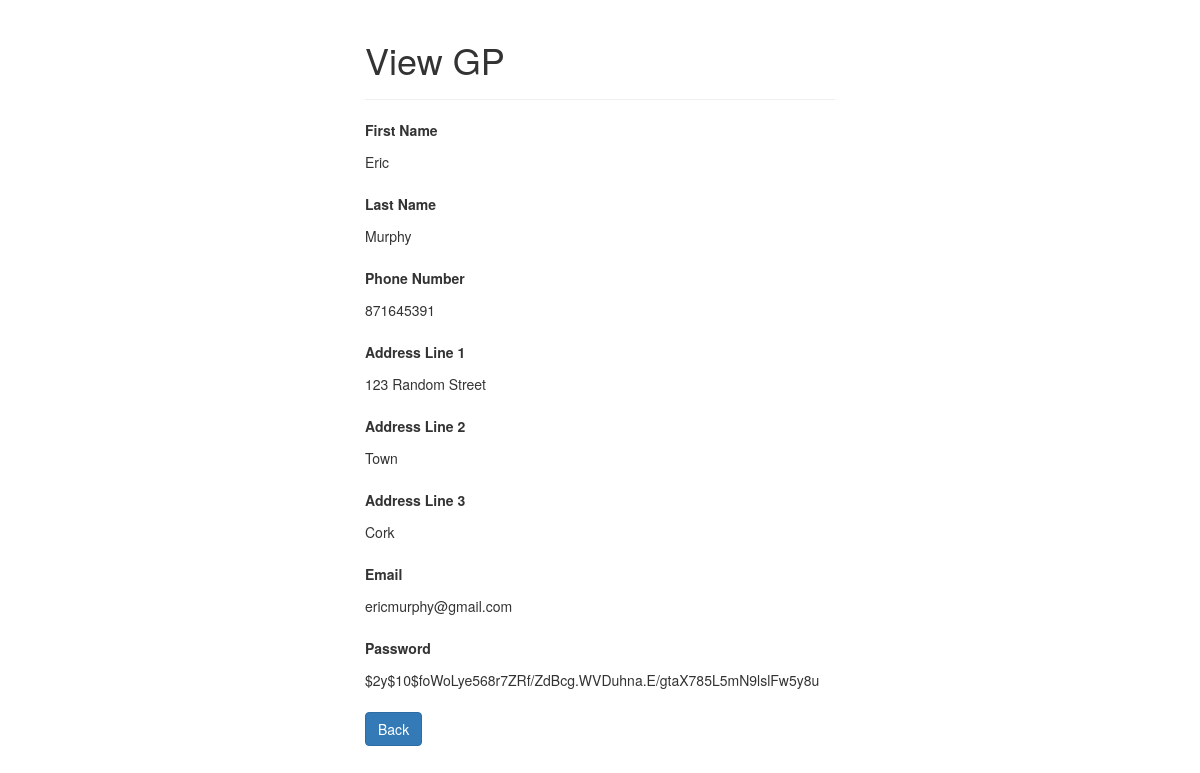
Page /scripts/ops/gp/read.php?email=ericmurphy@gmail.com on the earlier database version.
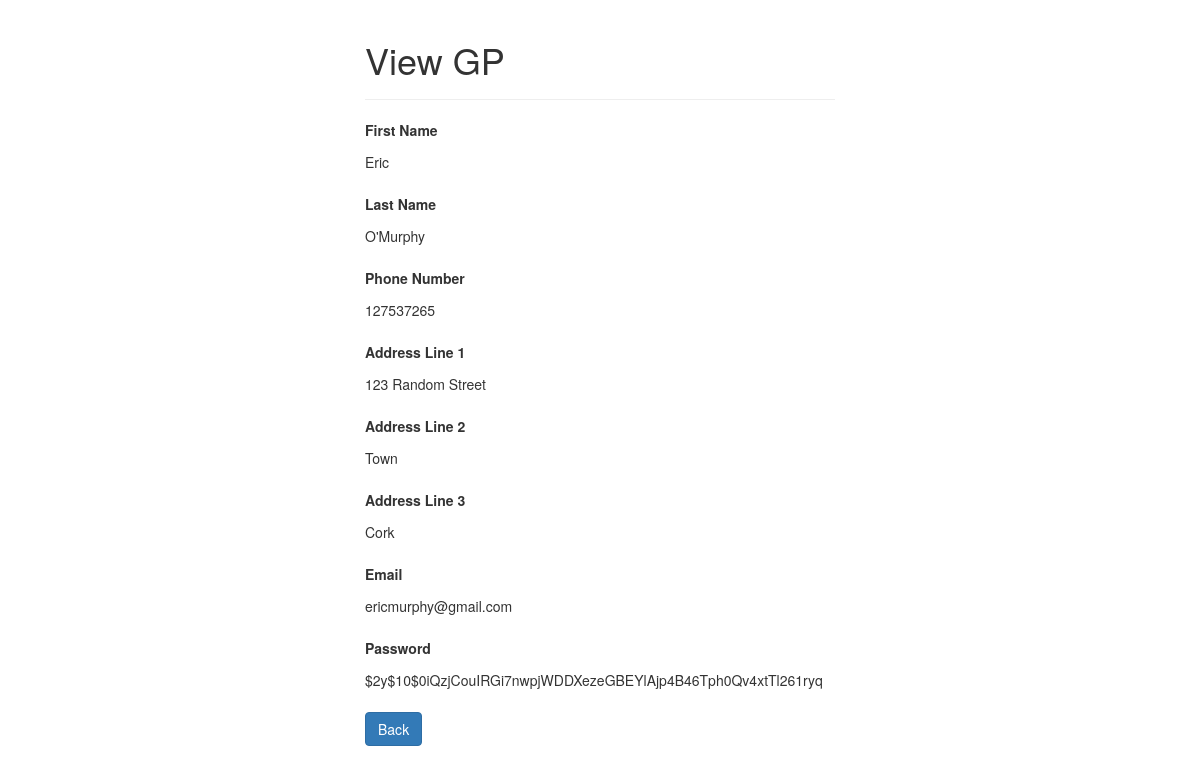
Same page on the later database version.
### tables this page shows
CREATE TABLE `gp` (
  `first_name` varchar(255) NOT NULL,
  `last_name` varchar(255) NOT NULL,
  `phone_no` int(255) NOT NULL,
  `address1` varchar(255) NOT NULL,
  `address2` varchar(255) NOT NULL,
  `address3` varchar(255) NOT NULL,
  `email` varchar(255) NOT NULL,
  `password` varchar(255) NOT NULL
);

### scripts/ops/gp/read.php (the view, shortened to what this page needs)
<?php
if(isset($_GET["email"]) && !empty(trim($_GET["email"]))){
    require_once __DIR__ . "/../../config.php";
    $sql = "SELECT * FROM gp WHERE email = ?";
    if($stmt = mysqli_prepare($conn, $sql)){
        mysqli_stmt_bind_param($stmt, "s", $param_email);
        if(mysqli_stmt_execute($stmt)){
            $result = mysqli_stmt_get_result($stmt);
            if(mysqli_num_rows($result) == 1){
                $row = mysqli_fetch_array($result, MYSQLI_ASSOC);
            } else{
                header("location: error.php");
                exit();
            }
        } else{
            echo "Oops! Something went wrong. Please try again later.";
        }
    }
} else{
    header("location: error.php");
    exit();
}
?>
<!DOCTYPE html>
<html lang="en">
<head>
    <link rel="stylesheet" href="https://maxcdn.bootstrapcdn.com/bootstrap/3.3.7/css/bootstrap.css">
</head>
<body>
    <div class="wrapper">
        <div class="container-fluid">
            <div class="row">
                <div class="col-md-12">
                    <div class="page-header">
                        <h1>View GP</h1>
                    </div>
                    <div class="form-group">
                        <label>First Name</label>
                        <p class="form-control-static"><?php echo $row["first_name"]; ?></p>
                    </div>
                    <div class="form-group">
                        <label>Last Name</label>
                        <p class="form-control-static"><?php echo $row["last_name"]; ?></p>
                    </div>
					<div class="form-group">
                        <label>Phone Number</label>
                        <p class="form-control-static"><?php echo $row["phone_no"]; ?></p>
                    </div>
					<div class="form-group">
                        <label>Address Line 1</label>
                        <p class="form-control-static"><?php echo $row["address1"]; ?></p>
                    </div>
					<div class="form-group">
                        <label>Address Line 2</label>
                        <p class="form-control-static"><?php echo $row["address2"]; ?></p>
                    </div>
					<div class="form-group">
                        <label>Address Line 3</label>
                        <p class="form-control-static"><?php echo $row["address3"]; ?></p>
                    </div>
					<div class="form-group">
                        <label>Email</label>
                        <p class="form-control-static"><?php echo $row["email"]; ?></p>
                    </div>
					<div class="form-group">
                        <label>Password</label>
                        <p class="form-control-static"><?php echo $row["password"]; ?></p>
                    </div>
                    <p><a href="list.php" class="btn btn-primary">Back</a></p>
                </div>
            </div>
        </div>
    </div>
</body>
</html>

Differences in the rows shown:
changed gp "Eric": last_name "Murphy" → "O'Murphy"; phone_no "871645391" → "127537265"; password "$2y$10$foWoLye568r7ZRf/ZdBcg.WVDuhna.E/gtaX785L5mN9lslFw5y8u" → "$2y$10$0iQzjCouIRGi7nwpjWDDXezeGBEYlAjp4B46Tph0Qv4xtTl261ryq"
